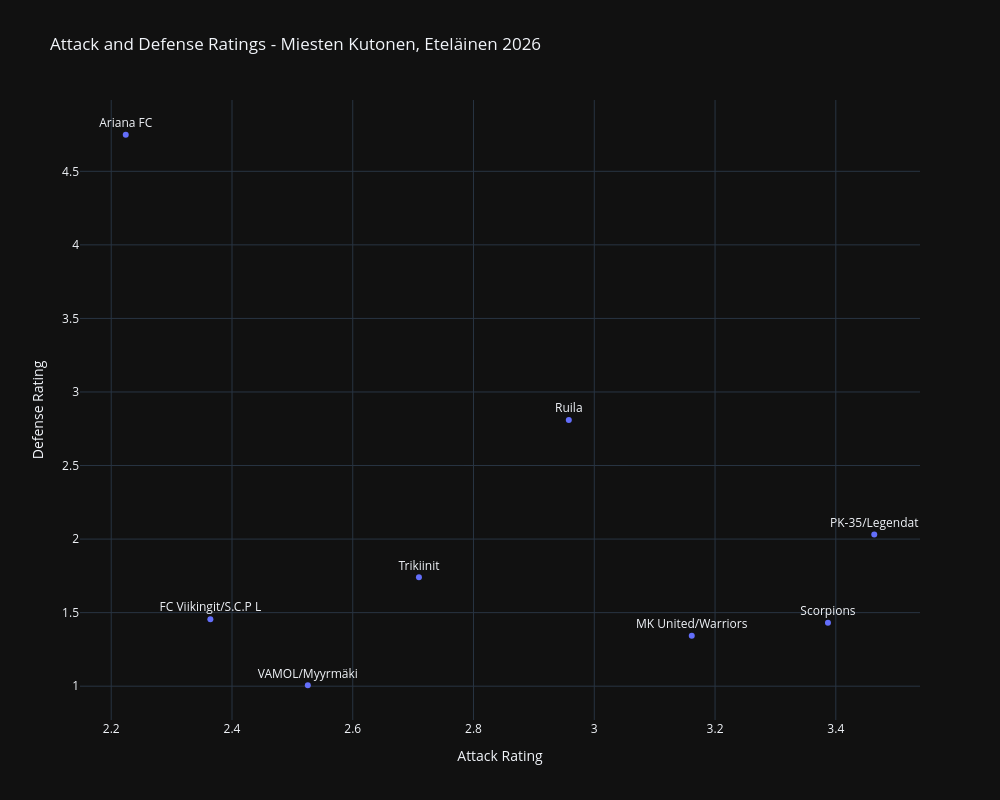

Notebook code cell kept with this figure:
### Code cell
my_x = 'attack_rating'
my_y = 'defense_rating'

fig = go.Figure()

fig.add_trace(
        go.Scatter(
            x=ratings_df[my_x],
            y=ratings_df[my_y],
            text=ratings_df['team'],
            textposition='top center',
            mode='markers+text',            
            cliponaxis=False,
            #marker=dict(color = color_list)
        )
)

fig.update_layout(
    width=1000,
    height=800,
    title=f"Attack and Defense Ratings - {my_title}",
    template = 'plotly_dark',
    xaxis_title="Attack Rating",
    yaxis_title="Defense Rating",
    showlegend=False
    )

fig.show()

### Figure 1 — Plotly figure (JSON) as saved in the notebook; plotly's stock layout.template omitted (floating-point values rounded to 4 significant figures)
{"data": [{"cliponaxis": false, "mode": "markers+text", "text": ["Scorpions", "MK United/Warriors", "VAMOL/Myyrmäki", "PK-35/Legendat", "Trikiinit", "FC Viikingit/S.C.P L", "Ruila", "Ariana FC"], "textposition": "top center", "type": "scatter", "x": [3.387, 3.161, 2.526, 3.464, 2.71, 2.364, 2.958, 2.224], "y": [1.432, 1.342, 1.006, 2.032, 1.74, 1.456, 2.81, 4.749]}], "layout": {"height": 800, "showlegend": false, "title": {"text": "Attack and Defense Ratings - Miesten Kutonen, Eteläinen 2026"}, "width": 1000, "xaxis": {"title": {"text": "Attack Rating"}}, "yaxis": {"title": {"text": "Defense Rating"}}}}
